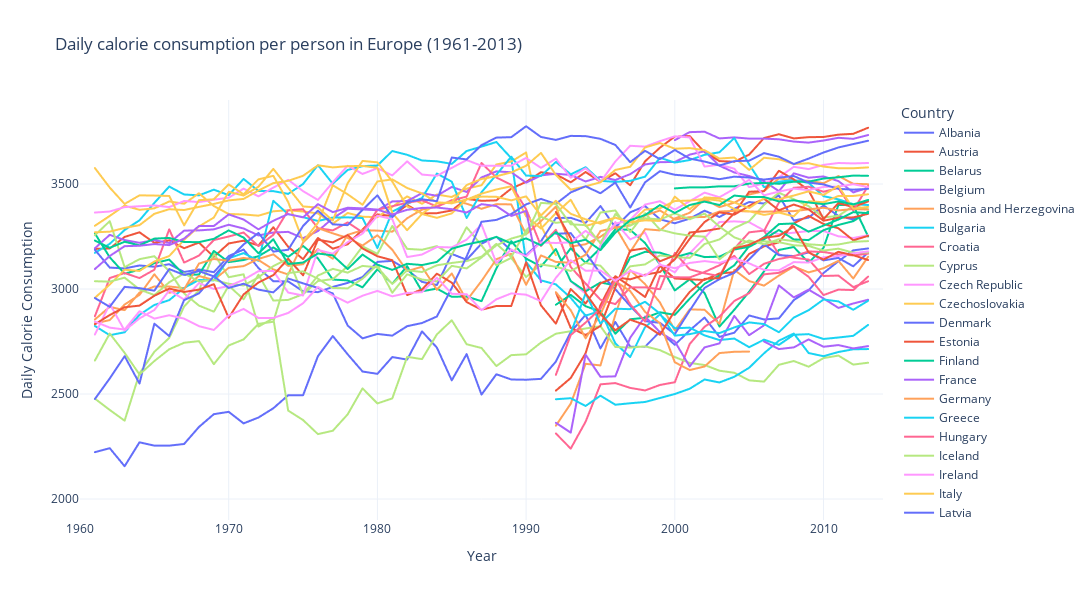

Notebook cell for this chart:
### Code cell
calory_consumption_europe = data.query('continent == "Europe"')
fig = px.line(calory_consumption_europe, 
              x="year", 
              y="total", 
              color="country",
              title="Daily calorie consumption per person in Europe (1961-2013)",
              labels={"country": "Country", "total": "Daily Calorie Consumption", "year": "Year"},
              height=600,
              width=1200,
              template="plotly_white",
              
             )

fig.update_xaxes(range=[1960, 2014])
fig.update_yaxes(range=[1900, 3900])

fig.show()

### Figure 1 — Plotly figure (JSON) as saved in the notebook; plotly's stock layout.template omitted (floating-point values rounded to 4 significant figures)
{"data": [{"hovertemplate": "Country=Albania<br>Year=%{x}<br>Daily Calorie Consumption=%{y}<extra></extra>", "legendgroup": "Albania", "line": {"color": "#636efa", "dash": "solid"}, "marker": {"symbol": "circle"}, "mode": "lines", "name": "Albania", "showlegend": true, "type": "scattergl", "x": [1961, 1962, 1963, 1964, 1965, 1966, 1967, 1968, 1969, 1970, 1971, 1972, 1973, 1974, 1975, 1976, 1977, 1978, 1979, 1980, 1981, 1982, 1983, 1984, 1985, 1986, 1987, 1988, 1989, 1990, 1991, 1992, 1993, 1994, 1995, 1996, 1997, 1998, 1999, 2000, 2001, 2002, 2003, 2004, 2005, 2006, 2007, 2008, 2009, 2010, 2011, 2012, 2013], "xaxis": "x", "y": [2223, 2242, 2156, 2270, 2254, 2254, 2262, 2343, 2404, 2415, 2360, 2388, 2432, 2494, 2494, 2680, 2776, 2689, 2607, 2596, 2676, 2664, 2798, 2721, 2565, 2690, 2497, 2594, 2569, 2568, 2572, 2654, 2795, 2877, 2717, 2843, 2725, 2725, 2797, 2734, 2803, 2864, 2772, 2792, 2874, 2855, 2860, 2947, 2993, 3076, 3132, 3184, 3193], "yaxis": "y"}, {"hovertemplate": "Country=Austria<br>Year=%{x}<br>Daily Calorie Consumption=%{y}<extra></extra>", "legendgroup": "Austria", "line": {"color": "#EF553B", "dash": "solid"}, "marker": {"symbol": "circle"}, "mode": "lines", "name": "Austria", "showlegend": true, "type": "scattergl", "x": [1961, 1962, 1963, 1964, 1965, 1966, 1967, 1968, 1969, 1970, 1971, 1972, 1973, 1974, 1975, 1976, 1977, 1978, 1979, 1980, 1981, 1982, 1983, 1984, 1985, 1986, 1987, 1988, 1989, 1990, 1991, 1992, 1993, 1994, 1995, 1996, 1997, 1998, 1999, 2000, 2001, 2002, 2003, 2004, 2005, 2006, 2007, 2008, 2009, 2010, 2011, 2012, 2013], "xaxis": "x", "y": [3191, 3193, 3248, 3270, 3220, 3232, 3194, 3221, 3153, 3217, 3230, 3207, 3294, 3201, 3142, 3243, 3192, 3213, 3283, 3355, 3348, 3400, 3360, 3361, 3374, 3429, 3420, 3422, 3478, 3510, 3556, 3546, 3508, 3557, 3510, 3551, 3494, 3608, 3673, 3726, 3728, 3652, 3609, 3606, 3640, 3719, 3737, 3717, 3723, 3724, 3735, 3739, 3768], "yaxis": "y"}, {"hovertemplate": "Country=Belarus<br>Year=%{x}<br>Daily Calorie Consumption=%{y}<extra></extra>", "legendgroup": "Belarus", "line": {"color": "#00cc96", "dash": "solid"}, "marker": {"symbol": "circle"}, "mode": "lines", "name": "Belarus", "showlegend": true, "type": "scattergl", "x": [1992, 1993, 1994, 1995, 1996, 1997, 1998, 1999, 2000, 2001, 2002, 2003, 2004, 2005, 2006, 2007, 2008, 2009, 2010, 2011, 2012, 2013], "xaxis": "x", "y": [3099, 3194, 3125, 3195, 3284, 3282, 3219, 3117, 2993, 3046, 2981, 2821, 2901, 2987, 3084, 3186, 3200, 3126, 3196, 3400, 3400, 3250], "yaxis": "y"}, {"hovertemplate": "Country=Belgium<br>Year=%{x}<br>Daily Calorie Consumption=%{y}<extra></extra>", "legendgroup": "Belgium", "line": {"color": "#ab63fa", "dash": "solid"}, "marker": {"symbol": "circle"}, "mode": "lines", "name": "Belgium", "showlegend": true, "type": "scattergl", "x": [2000, 2001, 2002, 2003, 2004, 2005, 2006, 2007, 2008, 2009, 2010, 2011, 2012, 2013], "xaxis": "x", "y": [3709, 3747, 3749, 3717, 3722, 3716, 3716, 3713, 3702, 3697, 3707, 3720, 3715, 3733], "yaxis": "y"}, {"hovertemplate": "Country=Bosnia and Herzegovina<br>Year=%{x}<br>Daily Calorie Consumption=%{y}<extra></extra>", "legendgroup": "Bosnia and Herzegovina", "line": {"color": "#FFA15A", "dash": "solid"}, "marker": {"symbol": "circle"}, "mode": "lines", "name": "Bosnia and Herzegovina", "showlegend": true, "type": "scattergl", "x": [1992, 1993, 1994, 1995, 1996, 1997, 1998, 1999, 2000, 2001, 2002, 2003, 2004, 2005, 2006, 2007, 2008, 2009, 2010, 2011, 2012, 2013], "xaxis": "x", "y": [2349, 2454, 2644, 2636, 2877, 3090, 3023, 2936, 2803, 2903, 2901, 2834, 3091, 3038, 3016, 3064, 3107, 3079, 3099, 3134, 3050, 3154], "yaxis": "y"}, {"hovertemplate": "Country=Bulgaria<br>Year=%{x}<br>Daily Calorie Consumption=%{y}<extra></extra>", "legendgroup": "Bulgaria", "line": {"color": "#19d3f3", "dash": "solid"}, "marker": {"symbol": "circle"}, "mode": "lines", "name": "Bulgaria", "showlegend": true, "type": "scattergl", "x": [1961, 1962, 1963, 1964, 1965, 1966, 1967, 1968, 1969, 1970, 1971, 1972, 1973, 1974, 1975, 1976, 1977, 1978, 1979, 1980, 1981, 1982, 1983, 1984, 1985, 1986, 1987, 1988, 1989, 1990, 1991, 1992, 1993, 1994, 1995, 1996, 1997, 1998, 1999, 2000, 2001, 2002, 2003, 2004, 2005, 2006, 2007, 2008, 2009, 2010, 2011, 2012, 2013], "xaxis": "x", "y": [3172, 3215, 3281, 3327, 3410, 3488, 3450, 3446, 3473, 3447, 3524, 3467, 3466, 3453, 3500, 3590, 3501, 3567, 3585, 3588, 3657, 3639, 3612, 3608, 3596, 3657, 3678, 3700, 3623, 3129, 3041, 3022, 2958, 2873, 2896, 2741, 2676, 2818, 2879, 2813, 2816, 2779, 2757, 2764, 2723, 2759, 2734, 2782, 2785, 2762, 2769, 2777, 2829], "yaxis": "y"}, {"hovertemplate": "Country=Croatia<br>Year=%{x}<br>Daily Calorie Consumption=%{y}<extra></extra>", "legendgroup": "Croatia", "line": {"color": "#FF6692", "dash": "solid"}, "marker": {"symbol": "circle"}, "mode": "lines", "name": "Croatia", "showlegend": true, "type": "scattergl", "x": [1992, 1993, 1994, 1995, 1996, 1997, 1998, 1999, 2000, 2001, 2002, 2003, 2004, 2005, 2006, 2007, 2008, 2009, 2010, 2011, 2012, 2013], "xaxis": "x", "y": [2312, 2240, 2368, 2546, 2552, 2529, 2517, 2543, 2556, 2738, 2820, 2868, 2943, 2980, 3070, 3077, 3109, 3058, 2971, 2997, 2995, 3059], "yaxis": "y"}, {"hovertemplate": "Country=Cyprus<br>Year=%{x}<br>Daily Calorie Consumption=%{y}<extra></extra>", "legendgroup": "Cyprus", "line": {"color": "#B6E880", "dash": "solid"}, "marker": {"symbol": "circle"}, "mode": "lines", "name": "Cyprus", "showlegend": true, "type": "scattergl", "x": [1961, 1962, 1963, 1964, 1965, 1966, 1967, 1968, 1969, 1970, 1971, 1972, 1973, 1974, 1975, 1976, 1977, 1978, 1979, 1980, 1981, 1982, 1983, 1984, 1985, 1986, 1987, 1988, 1989, 1990, 1991, 1992, 1993, 1994, 1995, 1996, 1997, 1998, 1999, 2000, 2001, 2002, 2003, 2004, 2005, 2006, 2007, 2008, 2009, 2010, 2011, 2012, 2013], "xaxis": "x", "y": [2478, 2424, 2373, 2598, 2701, 2767, 2916, 2994, 3169, 3056, 3070, 2821, 2861, 2421, 2376, 2309, 2325, 2403, 2527, 2455, 2479, 2677, 2666, 2784, 2851, 2737, 2719, 2633, 2685, 2689, 2745, 2787, 2799, 2812, 2823, 2724, 2721, 2727, 2709, 2676, 2648, 2638, 2611, 2601, 2565, 2559, 2639, 2657, 2630, 2671, 2683, 2640, 2649], "yaxis": "y"}, {"hovertemplate": "Country=Czech Republic<br>Year=%{x}<br>Daily Calorie Consumption=%{y}<extra></extra>", "legendgroup": "Czech Republic", "line": {"color": "#FF97FF", "dash": "solid"}, "marker": {"symbol": "circle"}, "mode": "lines", "name": "Czech Republic", "showlegend": true, "type": "scattergl", "x": [1993, 1994, 1995, 1996, 1997, 1998, 1999, 2000, 2001, 2002, 2003, 2004, 2005, 2006, 2007, 2008, 2009, 2010, 2011, 2012, 2013], "xaxis": "x", "y": [3037, 2978, 3209, 3319, 3236, 3269, 3118, 3079, 3170, 3243, 3319, 3322, 3318, 3279, 3261, 3268, 3276, 3276, 3251, 3243, 3256], "yaxis": "y"}, {"hovertemplate": "Country=Czechoslovakia<br>Year=%{x}<br>Daily Calorie Consumption=%{y}<extra></extra>", "legendgroup": "Czechoslovakia", "line": {"color": "#FECB52", "dash": "solid"}, "marker": {"symbol": "circle"}, "mode": "lines", "name": "Czechoslovakia", "showlegend": true, "type": "scattergl", "x": [1961, 1962, 1963, 1964, 1965, 1966, 1967, 1968, 1969, 1970, 1971, 1972, 1973, 1974, 1975, 1976, 1977, 1978, 1979, 1980, 1981, 1982, 1983, 1984, 1985, 1986, 1987, 1988, 1989, 1990, 1991, 1992], "xaxis": "x", "y": [3301, 3348, 3397, 3377, 3384, 3417, 3406, 3456, 3395, 3357, 3355, 3349, 3370, 3375, 3369, 3360, 3311, 3362, 3344, 3342, 3391, 3441, 3406, 3450, 3438, 3478, 3494, 3593, 3607, 3650, 3301, 3161], "yaxis": "y"}, {"hovertemplate": "Country=Denmark<br>Year=%{x}<br>Daily Calorie Consumption=%{y}<extra></extra>", "legendgroup": "Denmark", "line": {"color": "#636efa", "dash": "solid"}, "marker": {"symbol": "circle"}, "mode": "lines", "name": "Denmark", "showlegend": true, "type": "scattergl", "x": [1961, 1962, 1963, 1964, 1965, 1966, 1967, 1968, 1969, 1970, 1971, 1972, 1973, 1974, 1975, 1976, 1977, 1978, 1979, 1980, 1981, 1982, 1983, 1984, 1985, 1986, 1987, 1988, 1989, 1990, 1991, 1992, 1993, 1994, 1995, 1996, 1997, 1998, 1999, 2000, 2001, 2002, 2003, 2004, 2005, 2006, 2007, 2008, 2009, 2010, 2011, 2012, 2013], "xaxis": "x", "y": [3187, 3102, 3098, 3112, 3106, 3118, 3081, 3093, 3080, 3157, 3188, 3100, 3037, 3036, 2989, 2985, 3010, 3029, 3057, 3129, 3134, 3092, 3034, 3019, 3167, 3139, 3216, 3249, 3183, 3161, 3227, 3338, 3339, 3315, 3395, 3294, 3365, 3395, 3332, 3313, 3335, 3373, 3343, 3382, 3414, 3407, 3445, 3326, 3340, 3398, 3348, 3331, 3367], "yaxis": "y"}, {"hovertemplate": "Country=Estonia<br>Year=%{x}<br>Daily Calorie Consumption=%{y}<extra></extra>", "legendgroup": "Estonia", "line": {"color": "#EF553B", "dash": "solid"}, "marker": {"symbol": "circle"}, "mode": "lines", "name": "Estonia", "showlegend": true, "type": "scattergl", "x": [1992, 1993, 1994, 1995, 1996, 1997, 1998, 1999, 2000, 2001, 2002, 2003, 2004, 2005, 2006, 2007, 2008, 2009, 2010, 2011, 2012, 2013], "xaxis": "x", "y": [2516, 2576, 2694, 2923, 3061, 3013, 2962, 3110, 3050, 3046, 3043, 3074, 3080, 3167, 3203, 3222, 3313, 3348, 3310, 3289, 3232, 3253], "yaxis": "y"}, {"hovertemplate": "Country=Finland<br>Year=%{x}<br>Daily Calorie Consumption=%{y}<extra></extra>", "legendgroup": "Finland", "line": {"color": "#00cc96", "dash": "solid"}, "marker": {"symbol": "circle"}, "mode": "lines", "name": "Finland", "showlegend": true, "type": "scattergl", "x": [1961, 1962, 1963, 1964, 1965, 1966, 1967, 1968, 1969, 1970, 1971, 1972, 1973, 1974, 1975, 1976, 1977, 1978, 1979, 1980, 1981, 1982, 1983, 1984, 1985, 1986, 1987, 1988, 1989, 1990, 1991, 1992, 1993, 1994, 1995, 1996, 1997, 1998, 1999, 2000, 2001, 2002, 2003, 2004, 2005, 2006, 2007, 2008, 2009, 2010, 2011, 2012, 2013], "xaxis": "x", "y": [3265, 3151, 3073, 3092, 3123, 3140, 3067, 3069, 3181, 3128, 3138, 3156, 3198, 3153, 3205, 3146, 3045, 3041, 3008, 3094, 3025, 3109, 2989, 3002, 2963, 2964, 2942, 3098, 3228, 3145, 3107, 3190, 3038, 2989, 3031, 3017, 3150, 3177, 3173, 3151, 3171, 3152, 3154, 3188, 3201, 3237, 3281, 3236, 3233, 3280, 3305, 3323, 3368], "yaxis": "y"}, {"hovertemplate": "Country=France<br>Year=%{x}<br>Daily Calorie Consumption=%{y}<extra></extra>", "legendgroup": "France", "line": {"color": "#ab63fa", "dash": "solid"}, "marker": {"symbol": "circle"}, "mode": "lines", "name": "France", "showlegend": true, "type": "scattergl", "x": [1961, 1962, 1963, 1964, 1965, 1966, 1967, 1968, 1969, 1970, 1971, 1972, 1973, 1974, 1975, 1976, 1977, 1978, 1979, 1980, 1981, 1982, 1983, 1984, 1985, 1986, 1987, 1988, 1989, 1990, 1991, 1992, 1993, 1994, 1995, 1996, 1997, 1998, 1999, 2000, 2001, 2002, 2003, 2004, 2005, 2006, 2007, 2008, 2009, 2010, 2011, 2012, 2013], "xaxis": "x", "y": [3194, 3258, 3233, 3220, 3233, 3219, 3278, 3279, 3284, 3306, 3288, 3255, 3269, 3272, 3242, 3276, 3337, 3382, 3379, 3375, 3417, 3419, 3456, 3444, 3486, 3462, 3531, 3560, 3556, 3506, 3541, 3549, 3543, 3512, 3534, 3519, 3547, 3593, 3604, 3605, 3640, 3656, 3587, 3555, 3538, 3513, 3466, 3551, 3530, 3536, 3514, 3460, 3482], "yaxis": "y"}, {"hovertemplate": "Country=Germany<br>Year=%{x}<br>Daily Calorie Consumption=%{y}<extra></extra>", "legendgroup": "Germany", "line": {"color": "#FFA15A", "dash": "solid"}, "marker": {"symbol": "circle"}, "mode": "lines", "name": "Germany", "showlegend": true, "type": "scattergl", "x": [1961, 1962, 1963, 1964, 1965, 1966, 1967, 1968, 1969, 1970, 1971, 1972, 1973, 1974, 1975, 1976, 1977, 1978, 1979, 1980, 1981, 1982, 1983, 1984, 1985, 1986, 1987, 1988, 1989, 1990, 1991, 1992, 1993, 1994, 1995, 1996, 1997, 1998, 1999, 2000, 2001, 2002, 2003, 2004, 2005, 2006, 2007, 2008, 2009, 2010, 2011, 2012, 2013], "xaxis": "x", "y": [2855, 2915, 2899, 2983, 3012, 3012, 3004, 3062, 3043, 3101, 3109, 3143, 3165, 3110, 3118, 3190, 3144, 3258, 3280, 3278, 3273, 3337, 3378, 3391, 3423, 3406, 3382, 3404, 3403, 3261, 3323, 3392, 3202, 3213, 3249, 3297, 3176, 3285, 3279, 3336, 3363, 3427, 3390, 3411, 3450, 3466, 3527, 3517, 3515, 3504, 3538, 3501, 3499], "yaxis": "y"}, {"hovertemplate": "Country=Greece<br>Year=%{x}<br>Daily Calorie Consumption=%{y}<extra></extra>", "legendgroup": "Greece", "line": {"color": "#19d3f3", "dash": "solid"}, "marker": {"symbol": "circle"}, "mode": "lines", "name": "Greece", "showlegend": true, "type": "scattergl", "x": [1961, 1962, 1963, 1964, 1965, 1966, 1967, 1968, 1969, 1970, 1971, 1972, 1973, 1974, 1975, 1976, 1977, 1978, 1979, 1980, 1981, 1982, 1983, 1984, 1985, 1986, 1987, 1988, 1989, 1990, 1991, 1992, 1993, 1994, 1995, 1996, 1997, 1998, 1999, 2000, 2001, 2002, 2003, 2004, 2005, 2006, 2007, 2008, 2009, 2010, 2011, 2012, 2013], "xaxis": "x", "y": [2824, 2780, 2794, 2877, 2924, 2947, 3005, 3043, 3041, 3146, 3171, 3134, 3420, 3356, 3342, 3324, 3340, 3341, 3338, 3195, 3368, 3406, 3433, 3550, 3511, 3338, 3461, 3544, 3630, 3540, 3538, 3605, 3546, 3580, 3515, 3510, 3515, 3535, 3625, 3602, 3614, 3639, 3651, 3719, 3593, 3485, 3511, 3519, 3505, 3442, 3427, 3404, 3400], "yaxis": "y"}, {"hovertemplate": "Country=Hungary<br>Year=%{x}<br>Daily Calorie Consumption=%{y}<extra></extra>", "legendgroup": "Hungary", "line": {"color": "#FF6692", "dash": "solid"}, "marker": {"symbol": "circle"}, "mode": "lines", "name": "Hungary", "showlegend": true, "type": "scattergl", "x": [1961, 1962, 1963, 1964, 1965, 1966, 1967, 1968, 1969, 1970, 1971, 1972, 1973, 1974, 1975, 1976, 1977, 1978, 1979, 1980, 1981, 1982, 1983, 1984, 1985, 1986, 1987, 1988, 1989, 1990, 1991, 1992, 1993, 1994, 1995, 1996, 1997, 1998, 1999, 2000, 2001, 2002, 2003, 2004, 2005, 2006, 2007, 2008, 2009, 2010, 2011, 2012, 2013], "xaxis": "x", "y": [2870, 3052, 3076, 3052, 3092, 3284, 3126, 3159, 3233, 3250, 3269, 3204, 3258, 3375, 3380, 3290, 3279, 3317, 3270, 3377, 3394, 3411, 3422, 3393, 3422, 3440, 3600, 3531, 3496, 3380, 3205, 3282, 3105, 3026, 2949, 2928, 3008, 3008, 2999, 3172, 3094, 3075, 3061, 3192, 3270, 3278, 3164, 3149, 3140, 3062, 3064, 3009, 3037], "yaxis": "y"}, {"hovertemplate": "Country=Iceland<br>Year=%{x}<br>Daily Calorie Consumption=%{y}<extra></extra>", "legendgroup": "Iceland", "line": {"color": "#B6E880", "dash": "solid"}, "marker": {"symbol": "circle"}, "mode": "lines", "name": "Iceland", "showlegend": true, "type": "scattergl", "x": [1961, 1962, 1963, 1964, 1965, 1966, 1967, 1968, 1969, 1970, 1971, 1972, 1973, 1974, 1975, 1976, 1977, 1978, 1979, 1980, 1981, 1982, 1983, 1984, 1985, 1986, 1987, 1988, 1989, 1990, 1991, 1992, 1993, 1994, 1995, 1996, 1997, 1998, 1999, 2000, 2001, 2002, 2003, 2004, 2005, 2006, 2007, 2008, 2009, 2010, 2011, 2012, 2013], "xaxis": "x", "y": [3256, 3323, 3104, 3142, 3156, 3085, 2979, 2921, 2892, 3016, 2951, 3068, 2945, 2948, 2975, 3038, 3047, 3108, 3203, 3167, 3300, 3191, 3187, 3204, 3163, 3294, 3208, 3113, 3148, 3057, 3117, 3106, 3086, 3124, 3111, 3032, 3108, 3117, 3160, 3152, 3148, 3214, 3236, 3290, 3323, 3401, 3458, 3428, 3394, 3341, 3348, 3396, 3380], "yaxis": "y"}, {"hovertemplate": "Country=Ireland<br>Year=%{x}<br>Daily Calorie Consumption=%{y}<extra></extra>", "legendgroup": "Ireland", "line": {"color": "#FF97FF", "dash": "solid"}, "marker": {"symbol": "circle"}, "mode": "lines", "name": "Ireland", "showlegend": true, "type": "scattergl", "x": [1961, 1962, 1963, 1964, 1965, 1966, 1967, 1968, 1969, 1970, 1971, 1972, 1973, 1974, 1975, 1976, 1977, 1978, 1979, 1980, 1981, 1982, 1983, 1984, 1985, 1986, 1987, 1988, 1989, 1990, 1991, 1992, 1993, 1994, 1995, 1996, 1997, 1998, 1999, 2000, 2001, 2002, 2003, 2004, 2005, 2006, 2007, 2008, 2009, 2010, 2011, 2012, 2013], "xaxis": "x", "y": [3364, 3369, 3390, 3394, 3398, 3390, 3419, 3414, 3425, 3435, 3478, 3441, 3483, 3520, 3466, 3424, 3508, 3587, 3548, 3575, 3541, 3608, 3545, 3539, 3577, 3614, 3587, 3587, 3587, 3624, 3577, 3621, 3530, 3575, 3510, 3607, 3682, 3678, 3704, 3727, 3722, 3583, 3592, 3573, 3485, 3503, 3532, 3582, 3571, 3591, 3600, 3598, 3600], "yaxis": "y"}, {"hovertemplate": "Country=Italy<br>Year=%{x}<br>Daily Calorie Consumption=%{y}<extra></extra>", "legendgroup": "Italy", "line": {"color": "#FECB52", "dash": "solid"}, "marker": {"symbol": "circle"}, "mode": "lines", "name": "Italy", "showlegend": true, "type": "scattergl", "x": [1961, 1962, 1963, 1964, 1965, 1966, 1967, 1968, 1969, 1970, 1971, 1972, 1973, 1974, 1975, 1976, 1977, 1978, 1979, 1980, 1981, 1982, 1983, 1984, 1985, 1986, 1987, 1988, 1989, 1990, 1991, 1992, 1993, 1994, 1995, 1996, 1997, 1998, 1999, 2000, 2001, 2002, 2003, 2004, 2005, 2006, 2007, 2008, 2009, 2010, 2011, 2012, 2013], "xaxis": "x", "y": [2958, 3021, 3092, 3086, 3131, 3157, 3234, 3298, 3340, 3463, 3445, 3487, 3572, 3482, 3393, 3388, 3326, 3504, 3610, 3603, 3512, 3393, 3359, 3407, 3414, 3495, 3524, 3537, 3555, 3587, 3648, 3543, 3473, 3489, 3508, 3567, 3582, 3674, 3695, 3668, 3671, 3661, 3621, 3626, 3567, 3625, 3618, 3595, 3599, 3583, 3575, 3575, 3579], "yaxis": "y"}, {"hovertemplate": "Country=Latvia<br>Year=%{x}<br>Daily Calorie Consumption=%{y}<extra></extra>", "legendgroup": "Latvia", "line": {"color": "#636efa", "dash": "solid"}, "marker": {"symbol": "circle"}, "mode": "lines", "name": "Latvia", "showlegend": true, "type": "scattergl", "x": [1992, 1993, 1994, 1995, 1996, 1997, 1998, 1999, 2000, 2001, 2002, 2003, 2004, 2005, 2006, 2007, 2008, 2009, 2010, 2011, 2012, 2013], "xaxis": "x", "y": [3263, 3266, 3174, 3073, 2999, 2919, 2847, 2839, 2785, 2897, 3005, 3047, 3077, 3141, 3213, 3161, 3157, 3174, 3136, 3148, 3108, 3174], "yaxis": "y"}, {"hovertemplate": "Country=Lithuania<br>Year=%{x}<br>Daily Calorie Consumption=%{y}<extra></extra>", "legendgroup": "Lithuania", "line": {"color": "#EF553B", "dash": "solid"}, "marker": {"symbol": "circle"}, "mode": "lines", "name": "Lithuania", "showlegend": true, "type": "scattergl", "x": [1992, 1993, 1994, 1995, 1996, 1997, 1998, 1999, 2000, 2001, 2002, 2003, 2004, 2005, 2006, 2007, 2008, 2009, 2010, 2011, 2012, 2013], "xaxis": "x", "y": [2984, 2815, 2781, 2824, 3007, 3183, 3194, 3132, 3160, 3269, 3276, 3288, 3361, 3463, 3466, 3563, 3522, 3470, 3333, 3409, 3390, 3417], "yaxis": "y"}, {"hovertemplate": "Country=Luxembourg<br>Year=%{x}<br>Daily Calorie Consumption=%{y}<extra></extra>", "legendgroup": "Luxembourg", "line": {"color": "#00cc96", "dash": "solid"}, "marker": {"symbol": "circle"}, "mode": "lines", "name": "Luxembourg", "showlegend": true, "type": "scattergl", "x": [2000, 2001, 2002, 2003, 2004, 2005, 2006, 2007, 2008, 2009, 2010, 2011, 2012, 2013], "xaxis": "x", "y": [3479, 3484, 3484, 3489, 3489, 3502, 3505, 3501, 3511, 3511, 3526, 3532, 3540, 3539], "yaxis": "y"}, {"hovertemplate": "Country=Macedonia<br>Year=%{x}<br>Daily Calorie Consumption=%{y}<extra></extra>", "legendgroup": "Macedonia", "line": {"color": "#ab63fa", "dash": "solid"}, "marker": {"symbol": "circle"}, "mode": "lines", "name": "Macedonia", "showlegend": true, "type": "scattergl", "x": [1992, 1993, 1994, 1995, 1996, 1997, 1998, 1999, 2000, 2001, 2002, 2003, 2004, 2005, 2006, 2007, 2008, 2009, 2010, 2011, 2012, 2013], "xaxis": "x", "y": [2363, 2316, 2687, 2582, 2584, 2768, 2869, 2794, 2750, 2631, 2722, 2741, 2872, 2780, 2827, 3017, 2960, 2997, 2955, 2910, 2931, 2949], "yaxis": "y"}, {"hovertemplate": "Country=Malta<br>Year=%{x}<br>Daily Calorie Consumption=%{y}<extra></extra>", "legendgroup": "Malta", "line": {"color": "#FFA15A", "dash": "solid"}, "marker": {"symbol": "circle"}, "mode": "lines", "name": "Malta", "showlegend": true, "type": "scattergl", "x": [1961, 1962, 1963, 1964, 1965, 1966, 1967, 1968, 1969, 1970, 1971, 1972, 1973, 1974, 1975, 1976, 1977, 1978, 1979, 1980, 1981, 1982, 1983, 1984, 1985, 1986, 1987, 1988, 1989, 1990, 1991, 1992, 1993, 1994, 1995, 1996, 1997, 1998, 1999, 2000, 2001, 2002, 2003, 2004, 2005, 2006, 2007, 2008, 2009, 2010, 2011, 2012, 2013], "xaxis": "x", "y": [2836, 2852, 2926, 2972, 3070, 2982, 2998, 3121, 3143, 3134, 3148, 3138, 3093, 3069, 3221, 3290, 3265, 3243, 3207, 3256, 3187, 3085, 3106, 2996, 3074, 2945, 3038, 3142, 3168, 3020, 3160, 3129, 3125, 3163, 3276, 3293, 3302, 3350, 3374, 3331, 3342, 3343, 3369, 3372, 3369, 3368, 3370, 3371, 3379, 3387, 3374, 3381, 3378], "yaxis": "y"}, {"hovertemplate": "Country=Moldova<br>Year=%{x}<br>Daily Calorie Consumption=%{y}<extra></extra>", "legendgroup": "Moldova", "line": {"color": "#19d3f3", "dash": "solid"}, "marker": {"symbol": "circle"}, "mode": "lines", "name": "Moldova", "showlegend": true, "type": "scattergl", "x": [1992, 1993, 1994, 1995, 1996, 1997, 1998, 1999, 2000, 2001, 2002, 2003, 2004, 2005, 2006, 2007, 2008, 2009, 2010, 2011, 2012, 2013], "xaxis": "x", "y": [2475, 2480, 2443, 2492, 2449, 2456, 2462, 2481, 2500, 2525, 2569, 2555, 2582, 2625, 2694, 2754, 2788, 2695, 2680, 2700, 2713, 2714], "yaxis": "y"}, {"hovertemplate": "Country=Montenegro<br>Year=%{x}<br>Daily Calorie Consumption=%{y}<extra></extra>", "legendgroup": "Montenegro", "line": {"color": "#FF6692", "dash": "solid"}, "marker": {"symbol": "circle"}, "mode": "lines", "name": "Montenegro", "showlegend": true, "type": "scattergl", "x": [2006, 2007, 2008, 2009, 2010, 2011, 2012, 2013], "xaxis": "x", "y": [3276, 3411, 3482, 3487, 3463, 3481, 3374, 3491], "yaxis": "y"}, {"hovertemplate": "Country=Netherlands<br>Year=%{x}<br>Daily Calorie Consumption=%{y}<extra></extra>", "legendgroup": "Netherlands", "line": {"color": "#B6E880", "dash": "solid"}, "marker": {"symbol": "circle"}, "mode": "lines", "name": "Netherlands", "showlegend": true, "type": "scattergl", "x": [1961, 1962, 1963, 1964, 1965, 1966, 1967, 1968, 1969, 1970, 1971, 1972, 1973, 1974, 1975, 1976, 1977, 1978, 1979, 1980, 1981, 1982, 1983, 1984, 1985, 1986, 1987, 1988, 1989, 1990, 1991, 1992, 1993, 1994, 1995, 1996, 1997, 1998, 1999, 2000, 2001, 2002, 2003, 2004, 2005, 2006, 2007, 2008, 2009, 2010, 2011, 2012, 2013], "xaxis": "x", "y": [3037, 3035, 3054, 2998, 2971, 3032, 3074, 3036, 3043, 3025, 3017, 3055, 3109, 3144, 2974, 3064, 3096, 3078, 3110, 3103, 3024, 3089, 3081, 3113, 3124, 3133, 3154, 3215, 3152, 3280, 3344, 3315, 3323, 3236, 3364, 3374, 3271, 3361, 3283, 3265, 3254, 3249, 3141, 3197, 3231, 3213, 3237, 3228, 3213, 3208, 3212, 3225, 3228], "yaxis": "y"}, {"hovertemplate": "Country=Norway<br>Year=%{x}<br>Daily Calorie Consumption=%{y}<extra></extra>", "legendgroup": "Norway", "line": {"color": "#FF97FF", "dash": "solid"}, "marker": {"symbol": "circle"}, "mode": "lines", "name": "Norway", "showlegend": true, "type": "scattergl", "x": [1961, 1962, 1963, 1964, 1965, 1966, 1967, 1968, 1969, 1970, 1971, 1972, 1973, 1974, 1975, 1976, 1977, 1978, 1979, 1980, 1981, 1982, 1983, 1984, 1985, 1986, 1987, 1988, 1989, 1990, 1991, 1992, 1993, 1994, 1995, 1996, 1997, 1998, 1999, 2000, 2001, 2002, 2003, 2004, 2005, 2006, 2007, 2008, 2009, 2010, 2011, 2012, 2013], "xaxis": "x", "y": [2783, 2929, 2802, 2860, 2900, 2993, 2950, 3028, 3000, 3014, 3044, 3085, 3086, 2983, 2969, 3186, 3168, 3223, 3264, 3349, 3333, 3152, 3164, 3200, 3198, 3235, 3307, 3124, 3188, 3156, 3222, 3219, 3222, 3277, 3224, 3311, 3329, 3402, 3418, 3378, 3418, 3459, 3437, 3477, 3520, 3446, 3464, 3478, 3471, 3486, 3488, 3499, 3485], "yaxis": "y"}, {"hovertemplate": "Country=Poland<br>Year=%{x}<br>Daily Calorie Consumption=%{y}<extra></extra>", "legendgroup": "Poland", "line": {"color": "#FECB52", "dash": "solid"}, "marker": {"symbol": "circle"}, "mode": "lines", "name": "Poland", "showlegend": true, "type": "scattergl", "x": [1961, 1962, 1963, 1964, 1965, 1966, 1967, 1968, 1969, 1970, 1971, 1972, 1973, 1974, 1975, 1976, 1977, 1978, 1979, 1980, 1981, 1982, 1983, 1984, 1985, 1986, 1987, 1988, 1989, 1990, 1991, 1992, 1993, 1994, 1995, 1996, 1997, 1998, 1999, 2000, 2001, 2002, 2003, 2004, 2005, 2006, 2007, 2008, 2009, 2010, 2011, 2012, 2013], "xaxis": "x", "y": [3270, 3273, 3291, 3304, 3358, 3380, 3376, 3391, 3405, 3422, 3429, 3469, 3504, 3515, 3539, 3589, 3579, 3585, 3586, 3577, 3362, 3280, 3357, 3339, 3360, 3426, 3454, 3474, 3489, 3347, 3288, 3361, 3425, 3300, 3320, 3340, 3316, 3378, 3384, 3419, 3421, 3429, 3421, 3380, 3370, 3353, 3364, 3346, 3418, 3413, 3443, 3443, 3451], "yaxis": "y"}, {"hovertemplate": "Country=Portugal<br>Year=%{x}<br>Daily Calorie Consumption=%{y}<extra></extra>", "legendgroup": "Portugal", "line": {"color": "#636efa", "dash": "solid"}, "marker": {"symbol": "circle"}, "mode": "lines", "name": "Portugal", "showlegend": true, "type": "scattergl", "x": [1961, 1962, 1963, 1964, 1965, 1966, 1967, 1968, 1969, 1970, 1971, 1972, 1973, 1974, 1975, 1976, 1977, 1978, 1979, 1980, 1981, 1982, 1983, 1984, 1985, 1986, 1987, 1988, 1989, 1990, 1991, 1992, 1993, 1994, 1995, 1996, 1997, 1998, 1999, 2000, 2001, 2002, 2003, 2004, 2005, 2006, 2007, 2008, 2009, 2010, 2011, 2012, 2013], "xaxis": "x", "y": [2476, 2574, 2680, 2550, 2835, 2776, 2947, 2979, 3061, 3005, 3025, 2997, 2984, 3050, 3027, 3005, 2979, 2826, 2765, 2786, 2778, 2823, 2838, 2869, 3005, 3155, 3320, 3329, 3357, 3403, 3429, 3405, 3460, 3489, 3456, 3507, 3388, 3508, 3561, 3544, 3538, 3534, 3523, 3535, 3531, 3521, 3530, 3538, 3507, 3498, 3477, 3473, 3477], "yaxis": "y"}, {"hovertemplate": "Country=Romania<br>Year=%{x}<br>Daily Calorie Consumption=%{y}<extra></extra>", "legendgroup": "Romania", "line": {"color": "#EF553B", "dash": "solid"}, "marker": {"symbol": "circle"}, "mode": "lines", "name": "Romania", "showlegend": true, "type": "scattergl", "x": [1961, 1962, 1963, 1964, 1965, 1966, 1967, 1968, 1969, 1970, 1971, 1972, 1973, 1974, 1975, 1976, 1977, 1978, 1979, 1980, 1981, 1982, 1983, 1984, 1985, 1986, 1987, 1988, 1989, 1990, 1991, 1992, 1993, 1994, 1995, 1996, 1997, 1998, 1999, 2000, 2001, 2002, 2003, 2004, 2005, 2006, 2007, 2008, 2009, 2010, 2011, 2012, 2013], "xaxis": "x", "y": [2832, 2876, 2913, 2921, 2968, 3002, 2986, 2997, 3023, 2863, 2974, 3031, 3066, 3144, 3065, 3235, 3222, 3257, 3193, 3156, 3137, 2971, 2998, 3073, 3030, 2938, 2901, 2919, 2919, 3127, 2922, 2835, 3000, 2931, 3027, 3056, 3046, 3068, 3081, 3141, 3239, 3319, 3365, 3354, 3396, 3430, 3375, 3402, 3379, 3325, 3339, 3341, 3358], "yaxis": "y"}, {"hovertemplate": "Country=Russia<br>Year=%{x}<br>Daily Calorie Consumption=%{y}<extra></extra>", "legendgroup": "Russia", "line": {"color": "#00cc96", "dash": "solid"}, "marker": {"symbol": "circle"}, "mode": "lines", "name": "Russia", "showlegend": true, "type": "scattergl", "x": [1992, 1993, 1994, 1995, 1996, 1997, 1998, 1999, 2000, 2001, 2002, 2003, 2004, 2005, 2006, 2007, 2008, 2009, 2010, 2011, 2012, 2013], "xaxis": "x", "y": [2925, 2972, 2918, 2893, 2787, 2856, 2863, 2889, 2877, 2954, 3025, 3064, 3113, 3204, 3247, 3309, 3312, 3273, 3302, 3331, 3366, 3361], "yaxis": "y"}, {"hovertemplate": "Country=Serbia<br>Year=%{x}<br>Daily Calorie Consumption=%{y}<extra></extra>", "legendgroup": "Serbia", "line": {"color": "#ab63fa", "dash": "solid"}, "marker": {"symbol": "circle"}, "mode": "lines", "name": "Serbia", "showlegend": true, "type": "scattergl", "x": [2006, 2007, 2008, 2009, 2010, 2011, 2012, 2013], "xaxis": "x", "y": [2750, 2714, 2722, 2760, 2725, 2733, 2717, 2728], "yaxis": "y"}, {"hovertemplate": "Country=Serbia and Montenegro<br>Year=%{x}<br>Daily Calorie Consumption=%{y}<extra></extra>", "legendgroup": "Serbia and Montenegro", "line": {"color": "#FFA15A", "dash": "solid"}, "marker": {"symbol": "circle"}, "mode": "lines", "name": "Serbia and Montenegro", "showlegend": true, "type": "scattergl", "x": [1992, 1993, 1994, 1995, 1996, 1997, 1998, 1999, 2000, 2001, 2002, 2003, 2004, 2005], "xaxis": "x", "y": [2985, 2899, 2765, 2879, 3037, 2990, 2891, 2837, 2651, 2614, 2631, 2695, 2701, 2702], "yaxis": "y"}, {"hovertemplate": "Country=Slovakia<br>Year=%{x}<br>Daily Calorie Consumption=%{y}<extra></extra>", "legendgroup": "Slovakia", "line": {"color": "#19d3f3", "dash": "solid"}, "marker": {"symbol": "circle"}, "mode": "lines", "name": "Slovakia", "showlegend": true, "type": "scattergl", "x": [1993, 1994, 1995, 1996, 1997, 1998, 1999, 2000, 2001, 2002, 2003, 2004, 2005, 2006, 2007, 2008, 2009, 2010, 2011, 2012, 2013], "xaxis": "x", "y": [2790, 2979, 2835, 2906, 2904, 2939, 2883, 2778, 2785, 2800, 2790, 2817, 2841, 2833, 2794, 2864, 2899, 2950, 2941, 2901, 2944], "yaxis": "y"}, {"hovertemplate": "Country=Slovenia<br>Year=%{x}<br>Daily Calorie Consumption=%{y}<extra></extra>", "legendgroup": "Slovenia", "line": {"color": "#FF6692", "dash": "solid"}, "marker": {"symbol": "circle"}, "mode": "lines", "name": "Slovenia", "showlegend": true, "type": "scattergl", "x": [1992, 1993, 1994, 1995, 1996, 1997, 1998, 1999, 2000, 2001, 2002, 2003, 2004, 2005, 2006, 2007, 2008, 2009, 2010, 2011, 2012, 2013], "xaxis": "x", "y": [2591, 2781, 2840, 2907, 3048, 2927, 2845, 3062, 3056, 3055, 3081, 3113, 3158, 3071, 3120, 3143, 3156, 3179, 3176, 3165, 3160, 3168], "yaxis": "y"}, {"hovertemplate": "Country=Spain<br>Year=%{x}<br>Daily Calorie Consumption=%{y}<extra></extra>", "legendgroup": "Spain", "line": {"color": "#B6E880", "dash": "solid"}, "marker": {"symbol": "circle"}, "mode": "lines", "name": "Spain", "showlegend": true, "type": "scattergl", "x": [1961, 1962, 1963, 1964, 1965, 1966, 1967, 1968, 1969, 1970, 1971, 1972, 1973, 1974, 1975, 1976, 1977, 1978, 1979, 1980, 1981, 1982, 1983, 1984, 1985, 1986, 1987, 1988, 1989, 1990, 1991, 1992, 1993, 1994, 1995, 1996, 1997, 1998, 1999, 2000, 2001, 2002, 2003, 2004, 2005, 2006, 2007, 2008, 2009, 2010, 2011, 2012, 2013], "xaxis": "x", "y": [2659, 2788, 2696, 2593, 2657, 2713, 2744, 2752, 2642, 2731, 2760, 2834, 2844, 3076, 3084, 3049, 3005, 3003, 3049, 3116, 2982, 3070, 3045, 3036, 3110, 3098, 3150, 3208, 3240, 3260, 3410, 3405, 3308, 3304, 3217, 3357, 3302, 3337, 3331, 3360, 3332, 3359, 3297, 3246, 3220, 3227, 3223, 3208, 3205, 3183, 3192, 3173, 3174], "yaxis": "y"}, {"hovertemplate": "Country=Sweden<br>Year=%{x}<br>Daily Calorie Consumption=%{y}<extra></extra>", "legendgroup": "Sweden", "line": {"color": "#FF97FF", "dash": "solid"}, "marker": {"symbol": "circle"}, "mode": "lines", "name": "Sweden", "showlegend": true, "type": "scattergl", "x": [1961, 1962, 1963, 1964, 1965, 1966, 1967, 1968, 1969, 1970, 1971, 1972, 1973, 1974, 1975, 1976, 1977, 1978, 1979, 1980, 1981, 1982, 1983, 1984, 1985, 1986, 1987, 1988, 1989, 1990, 1991, 1992, 1993, 1994, 1995, 1996, 1997, 1998, 1999, 2000, 2001, 2002, 2003, 2004, 2005, 2006, 2007, 2008, 2009, 2010, 2011, 2012, 2013], "xaxis": "x", "y": [2845, 2816, 2807, 2894, 2859, 2875, 2859, 2823, 2805, 2874, 2905, 2862, 2862, 2886, 2932, 3010, 2969, 2935, 2968, 2991, 2965, 2981, 2985, 3054, 2977, 2975, 2899, 2951, 2979, 2973, 2942, 3053, 3137, 3087, 3088, 3039, 3087, 3063, 3115, 3099, 3124, 3133, 3124, 3147, 3122, 3091, 3089, 3128, 3126, 3151, 3157, 3170, 3179], "yaxis": "y"}, {"hovertemplate": "Country=Switzerland<br>Year=%{x}<br>Daily Calorie Consumption=%{y}<extra></extra>", "legendgroup": "Switzerland", "line": {"color": "#FECB52", "dash": "solid"}, "marker": {"symbol": "circle"}, "mode": "lines", "name": "Switzerland", "showlegend": true, "type": "scattergl", "x": [1961, 1962, 1963, 1964, 1965, 1966, 1967, 1968, 1969, 1970, 1971, 1972, 1973, 1974, 1975, 1976, 1977, 1978, 1979, 1980, 1981, 1982, 1983, 1984, 1985, 1986, 1987, 1988, 1989, 1990, 1991, 1992, 1993, 1994, 1995, 1996, 1997, 1998, 1999, 2000, 2001, 2002, 2003, 2004, 2005, 2006, 2007, 2008, 2009, 2010, 2011, 2012, 2013], "xaxis": "x", "y": [3576, 3483, 3405, 3446, 3445, 3443, 3303, 3423, 3427, 3498, 3451, 3522, 3539, 3414, 3227, 3315, 3494, 3451, 3401, 3512, 3522, 3481, 3455, 3413, 3408, 3427, 3440, 3439, 3422, 3441, 3350, 3420, 3358, 3332, 3311, 3340, 3318, 3327, 3324, 3440, 3380, 3436, 3432, 3412, 3386, 3432, 3428, 3445, 3465, 3448, 3491, 3382, 3391], "yaxis": "y"}, {"hovertemplate": "Country=Turkey<br>Year=%{x}<br>Daily Calorie Consumption=%{y}<extra></extra>", "legendgroup": "Turkey", "line": {"color": "#636efa", "dash": "solid"}, "marker": {"symbol": "circle"}, "mode": "lines", "name": "Turkey", "showlegend": true, "type": "scattergl", "x": [1961, 1962, 1963, 1964, 1965, 1966, 1967, 1968, 1969, 1970, 1971, 1972, 1973, 1974, 1975, 1976, 1977, 1978, 1979, 1980, 1981, 1982, 1983, 1984, 1985, 1986, 1987, 1988, 1989, 1990, 1991, 1992, 1993, 1994, 1995, 1996, 1997, 1998, 1999, 2000, 2001, 2002, 2003, 2004, 2005, 2006, 2007, 2008, 2009, 2010, 2011, 2012, 2013], "xaxis": "x", "y": [2957, 2915, 3010, 3004, 2992, 3095, 3067, 3085, 3060, 3141, 3212, 3267, 3178, 3187, 3300, 3373, 3308, 3304, 3377, 3446, 3342, 3414, 3427, 3418, 3626, 3617, 3685, 3721, 3723, 3775, 3724, 3710, 3729, 3728, 3715, 3686, 3604, 3658, 3618, 3662, 3621, 3607, 3588, 3609, 3611, 3647, 3630, 3595, 3621, 3650, 3674, 3690, 3706], "yaxis": "y"}, {"hovertemplate": "Country=Ukraine<br>Year=%{x}<br>Daily Calorie Consumption=%{y}<extra></extra>", "legendgroup": "Ukraine", "line": {"color": "#EF553B", "dash": "solid"}, "marker": {"symbol": "circle"}, "mode": "lines", "name": "Ukraine", "showlegend": true, "type": "scattergl", "x": [1992, 1993, 1994, 1995, 1996, 1997, 1998, 1999, 2000, 2001, 2002, 2003, 2004, 2005, 2006, 2007, 2008, 2009, 2010, 2011, 2012, 2013], "xaxis": "x", "y": [3367, 3242, 2980, 2881, 2803, 2854, 2829, 2782, 2896, 2986, 3048, 3052, 3194, 3210, 3244, 3253, 3297, 3174, 3140, 3177, 3161, 3138], "yaxis": "y"}, {"hovertemplate": "Country=United Kingdom<br>Year=%{x}<br>Daily Calorie Consumption=%{y}<extra></extra>", "legendgroup": "United Kingdom", "line": {"color": "#00cc96", "dash": "solid"}, "marker": {"symbol": "circle"}, "mode": "lines", "name": "United Kingdom", "showlegend": true, "type": "scattergl", "x": [1961, 1962, 1963, 1964, 1965, 1966, 1967, 1968, 1969, 1970, 1971, 1972, 1973, 1974, 1975, 1976, 1977, 1978, 1979, 1980, 1981, 1982, 1983, 1984, 1985, 1986, 1987, 1988, 1989, 1990, 1991, 1992, 1993, 1994, 1995, 1996, 1997, 1998, 1999, 2000, 2001, 2002, 2003, 2004, 2005, 2006, 2007, 2008, 2009, 2010, 2011, 2012, 2013], "xaxis": "x", "y": [3231, 3196, 3225, 3208, 3240, 3243, 3224, 3223, 3239, 3279, 3245, 3170, 3237, 3119, 3126, 3169, 3160, 3095, 3164, 3116, 3091, 3120, 3114, 3129, 3192, 3212, 3227, 3248, 3217, 3241, 3208, 3271, 3218, 3235, 3185, 3268, 3328, 3352, 3400, 3362, 3400, 3416, 3400, 3445, 3438, 3438, 3417, 3422, 3412, 3404, 3417, 3403, 3424], "yaxis": "y"}, {"hovertemplate": "Country=USSR<br>Year=%{x}<br>Daily Calorie Consumption=%{y}<extra></extra>", "legendgroup": "USSR", "line": {"color": "#ab63fa", "dash": "solid"}, "marker": {"symbol": "circle"}, "mode": "lines", "name": "USSR", "showlegend": true, "type": "scattergl", "x": [1961, 1962, 1963, 1964, 1965, 1966, 1967, 1968, 1969, 1970, 1971, 1972, 1973, 1974, 1975, 1976, 1977, 1978, 1979, 1980, 1981, 1982, 1983, 1984, 1985, 1986, 1987, 1988, 1989, 1990, 1991], "xaxis": "x", "y": [3095, 3157, 3204, 3206, 3214, 3209, 3240, 3300, 3300, 3355, 3331, 3284, 3325, 3357, 3341, 3404, 3366, 3387, 3384, 3378, 3355, 3377, 3386, 3388, 3380, 3364, 3404, 3395, 3348, 3372, 3032], "yaxis": "y"}], "layout": {"height": 600, "legend": {"title": {"text": "Country"}, "tracegroupgap": 0}, "title": {"text": "Daily calorie consumption per person in Europe (1961-2013)"}, "width": 1200, "xaxis": {"anchor": "y", "domain": [0, 1], "range": [1960, 2014], "title": {"text": "Year"}, "type": "linear"}, "yaxis": {"anchor": "x", "domain": [0, 1], "range": [1900, 3900], "title": {"text": "Daily Calorie Consumption"}, "type": "linear"}}}
